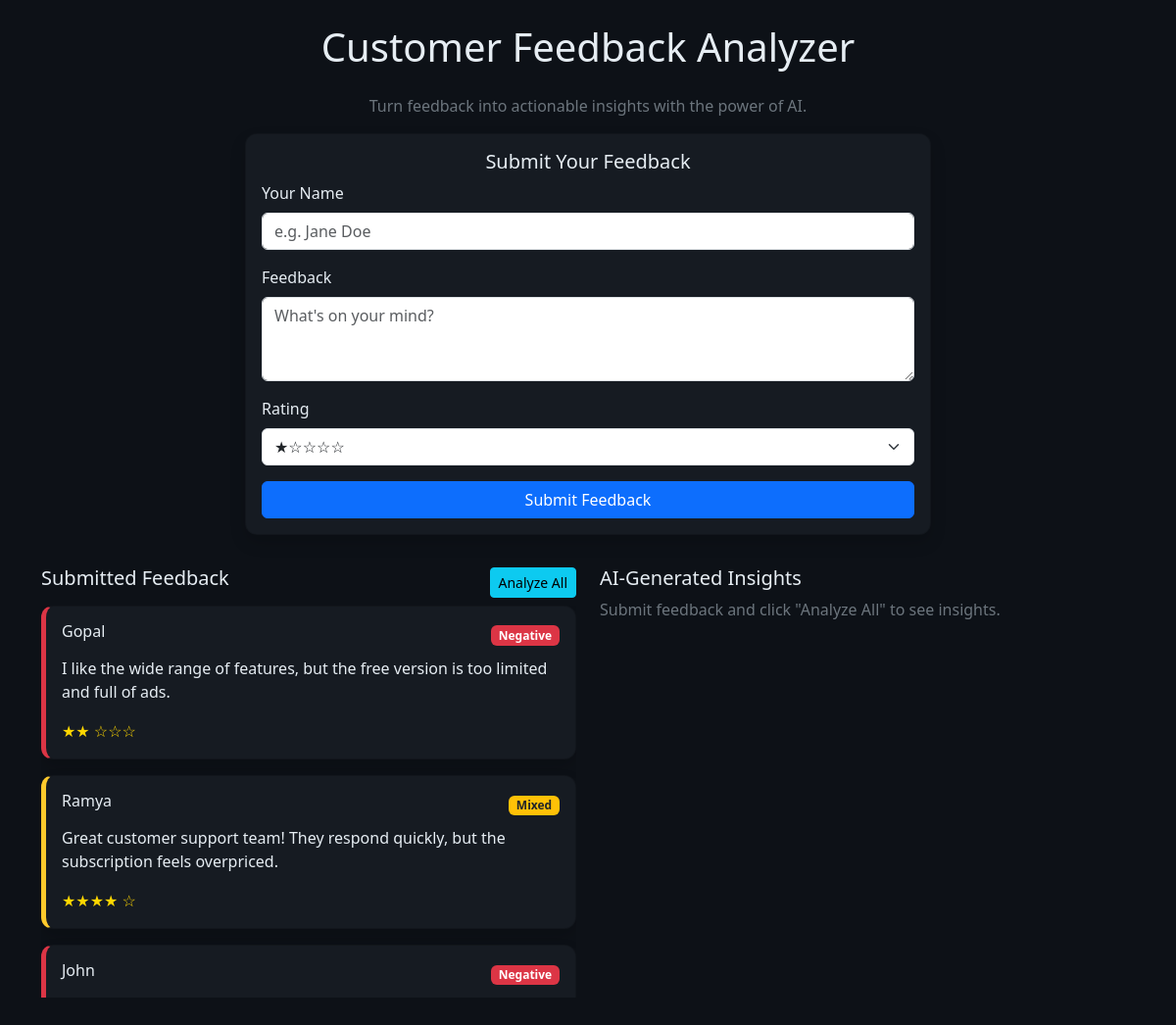
Before: / with the older database file.
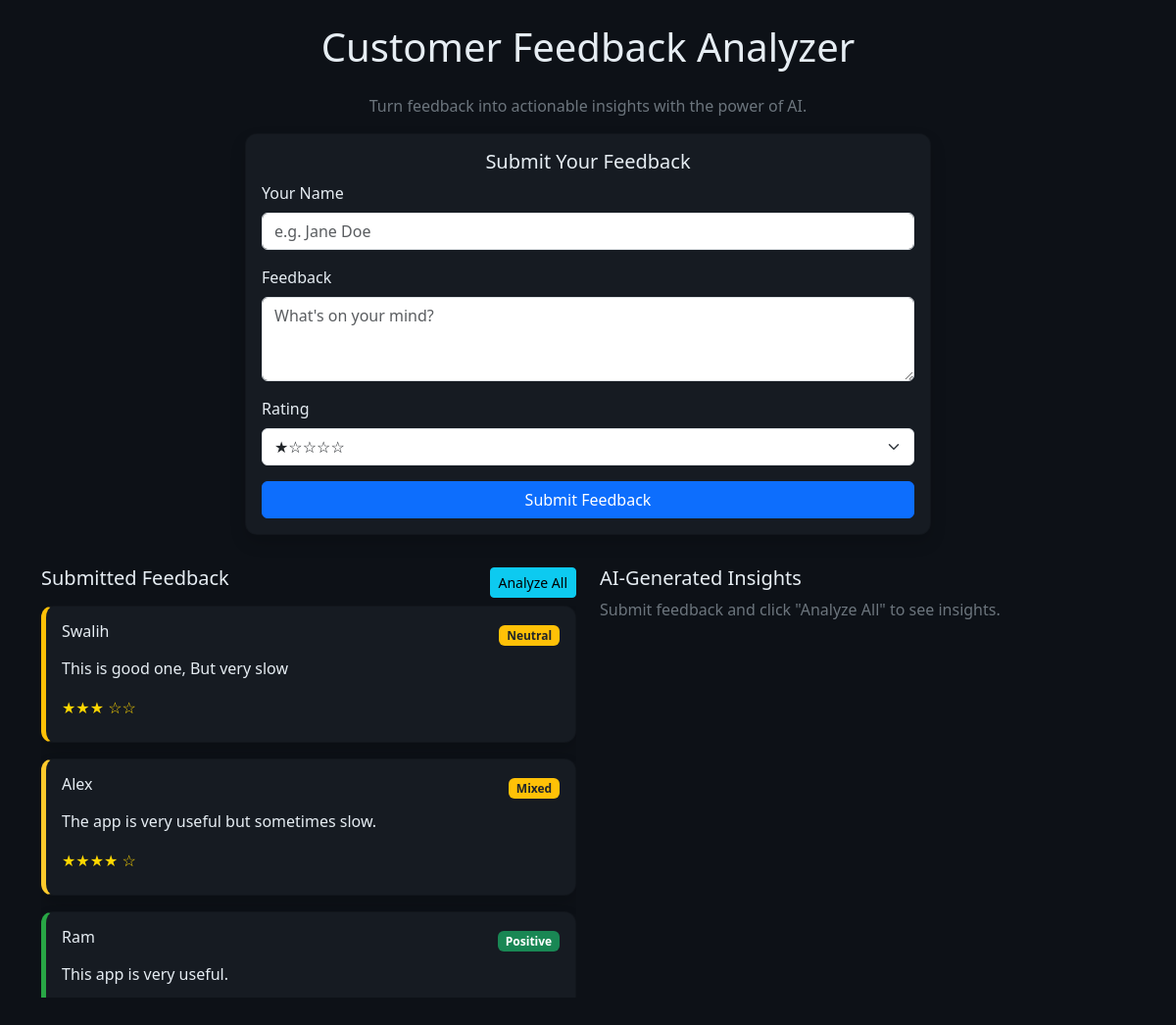
After: the same page with the newer database file.
### tables this page shows
CREATE TABLE feedback (
                id INTEGER PRIMARY KEY AUTOINCREMENT,
                name TEXT NOT NULL,
                feedback_text TEXT NOT NULL,
                rating INTEGER,
                CHECK(rating IS NULL OR rating BETWEEN 1 AND 5)
            );

### app.py (the view, shortened to what this page needs)
@app.route("/", methods=["GET", "POST"])
def index():
    success_message = None
    with get_db() as conn:
        cursor = conn.cursor()
        cursor.execute(
            "SELECT id, name, feedback_text, rating FROM feedback ORDER BY id DESC"
        )
        feedbacks = cursor.fetchall()
        classifications = get_default_classifications(feedbacks)
    return render_template(
        "index.html",
        feedbacks=feedbacks,
        classifications=classifications,
        success_message=success_message,
        show_feedback=False,
    )

### app.py (called while the page is built)
def get_db():
    conn = sqlite3.connect(DATABASE)
    conn.row_factory = sqlite3.Row
    return conn

def get_default_classifications(feedbacks):
    classifications = []
    for fb in feedbacks:
        sentiment = classify_sentiment(fb["feedback_text"], fb["rating"])
        classifications.append(f"{fb['name']}: {sentiment}")
    return classifications

### llm_models.py (called while the page is built)
def classify_sentiment(text, rating):
    text_lower = text.lower()
    has_negative = any(kw in text_lower for kw in NEGATIVE_KEYWORDS)
    if rating in [4, 5] and has_negative:
        return "Mixed"
    if rating in [1, 2]:
        return "Negative"
    elif rating == 3:
        return "Neutral"
    else:
        return "Positive"

### templates/index.html (shortened to what this page needs)
<!DOCTYPE html>
<html lang="en">
<head>
  <link href="https://cdn.jsdelivr.net/npm/bootstrap@5.3.0/dist/css/bootstrap.min.css" rel="stylesheet">
</head>
<body>
  <div class="container py-4">
    <h1 class="text-center mb-4">Customer Feedback Analyzer</h1>
    <p class="text-center text-secondary">Turn feedback into actionable insights with the power of AI.</p>
<div class="card form-card shadow">
  <div class="card-body">
    <h5 class="card-title text-center">Submit Your Feedback</h5>
    <form method="POST" action="/">
      <div class="mb-3">
        <label for="name" class="form-label">Your Name</label>
        <input type="text" class="form-control" id="name" name="name" placeholder="e.g. Jane Doe" required>
      </div>
      <div class="mb-3">
        <label for="feedback_text" class="form-label">Feedback</label>
        <textarea class="form-control" id="feedback_text" name="feedback_text" placeholder="What's on your mind?" rows="3" required></textarea>
      </div>
      <div class="mb-3">
        <label for="rating" class="form-label">Rating</label>
        <select class="form-select" id="rating" name="rating" required>
          <option value="1">★☆☆☆☆</option>
        </select>
      </div>
      <button type="submit" class="btn btn-primary w-100">Submit Feedback</button>
    </form>
  </div>
</div>
    <div class="row">
      <div class="col-md-6 mb-4">
        <div class="d-flex justify-content-between align-items-center mb-2">
          <h5>Submitted Feedback</h5>
          <form method="POST" action="/analyze">
            <button type="submit" class="btn btn-info btn-sm">Analyze All</button>
          </form>
        </div>
        {% if feedbacks %}
        <div class="feedback-carousel">
          <div class="feedback-track">
            {% for fb in feedbacks %}
            <div class="card feedback-card shadow
              {% if classifications and classifications[loop.index0] %}
                {% if classifications[loop.index0].split(': ')[1] == 'Positive' %}positive
                {% elif classifications[loop.index0].split(': ')[1] == 'Negative' %}negative
                {% elif classifications[loop.index0].split(': ')[1] == 'Mixed' %}mixed
                {% else %}neutral
                {% endif %}
              {% else %}
                {% if fb['rating'] >= 4 %}positive
                {% elif fb['rating'] == 3 %}neutral
                {% else %}negative
                {% endif %}
              {% endif %}">
              <div class="card-body">
                <div class="d-flex justify-content-between align-items-center">
                  <h6 class="card-title">{{ fb['name'] }}</h6>
                  {% if classifications and classifications[loop.index0] %}
                    {% if classifications[loop.index0].split(': ')[1] == 'Positive' %}
                      <span class="badge bg-success">Positive</span>
                    {% elif classifications[loop.index0].split(': ')[1] == 'Negative' %}
                      <span class="badge bg-danger">Negative</span>
                    {% elif classifications[loop.index0].split(': ')[1] == 'Mixed' %}
                      <span class="badge bg-warning text-dark">Mixed</span>
                    {% else %}
                      <span class="badge bg-warning text-dark">Neutral</span>
                    {% endif %}
                  {% endif %}
                </div>
                <p class="card-text mt-2">{{ fb['feedback_text'] }}</p>
                <div class="stars">
                  {% for i in range(fb['rating']) %}★{% endfor %}
                  {% for i in range(5 - fb['rating']) %}☆{% endfor %}
                </div>
              </div>
            </div>
            {% endfor %}
          </div>
        </div>
        {% else %}
        <p class="text-secondary">No feedback submitted yet.</p>
        {% endif %}
      </div>
      <div class="col-md-6 mb-4">
        <h5>AI-Generated Insights</h5>
        {% if show_feedback and classifications and pain_summary and praise_summary and recommendation %}
          <div class="insight-card insight-praises">
            <h6>Key Praises</h6>
            <p>{{ praise_summary }}</p>
          </div>
          <div class="insight-card insight-pains">
            <h6>Key Pain Points</h6>
            <p>{{ pain_summary }}</p>
          </div>
          <div class="insight-card insight-rec">
            <h6>Actionable Recommendation</h6>
            <p>{{ recommendation }}</p>
          </div>
        {% elif error %}
          <p class="text-danger">Error: {{ error }}</p>
        {% else %}
          <p class="text-secondary">Submit feedback and click "Analyze All" to see insights.</p>
        {% endif %}
      </div>
    </div>
  </div>
</body>
</html>

### templates/index.html (style rules this page uses)
body { background-color: #0d1117; color: #e6edf3; font-family: "Segoe UI", sans-serif; }
.card { background-color: #161b22; border-radius: 12px; color: #e6edf3; box-shadow: 0 4px 10px rgba(0,0,0,0.5); }
.form-card { max-width: 700px; margin: 0 auto 2rem auto; }
.feedback-card { min-height: 140px; transition: transform 0.3s ease; margin-bottom: 1rem; }
.positive { border-left: 5px solid #28a745; }
.neutral { border-left: 5px solid #ffc107; }
.mixed { border-left: 5px solid #ffca2c; }
.feedback-carousel { height: 400px; overflow: hidden; position: relative; }
.feedback-track { display: flex; flex-direction: column; animation: scrollY 20s linear infinite; }
.stars { color: #ffd700; }

Changed rows visible on the page:
no longer on this page (row unchanged): feedback: name "Gopal", shows "Negative", feedback_text "I like the wide range of features, but the free version is too limited and full of ads.", rating 2 (drawn)
no longer on this page (row unchanged): feedback: name "Ramya", shows "Mixed", feedback_text "Great customer support team! They respond quickly, but the subscription feels overpriced.", rating 4 (drawn)
no longer on this page (row unchanged): feedback: name "John", shows "Negative"
added feedback: name "Swalih", shows "Neutral", feedback_text "This is good one, But very slow", rating 3 (drawn)
added feedback: name "Alex", shows "Mixed", feedback_text "The app is very useful but sometimes slow.", rating 4 (drawn)
added feedback: name "Ram", shows "Positive", feedback_text "This app is very useful."
